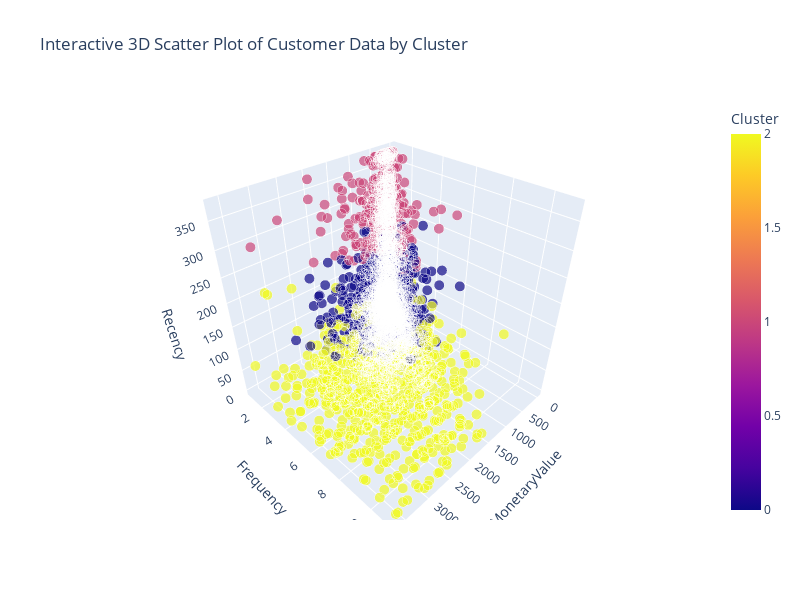

Source (notebook cell):
### Code cell
import plotly.express as px

fig = px.scatter_3d(
    non_outliers_df,
    x='MonetaryValue',
    y='Frequency',
    z='Recency',
    color='Cluster',
    size='PointSize',
    size_max=10,
    color_discrete_map=cluster_colors,
    title='Interactive 3D Scatter Plot of Customer Data by Cluster'
)


fig.update_layout(width=800, height=600)
fig.show()

### Figure 1 — Plotly figure (JSON) as saved in the notebook; plotly's stock layout.template omitted (floating-point values rounded to 4 significant figures; data arrays with more than 128 entries replaced by an {"elided": "..."} marker saying what was removed)
{"data": [{"hovertemplate": "MonetaryValue=%{x}<br>Frequency=%{y}<br>Recency=%{z}<br>PointSize=%{marker.size}<br>Cluster=%{marker.color}<extra></extra>", "legendgroup": "", "marker": {"color": {"elided": "3863 int values"}, "coloraxis": "coloraxis", "size": {"elided": "3863 int values"}, "sizemode": "area", "sizeref": 0.1, "symbol": "circle"}, "mode": "markers", "name": "", "scene": "scene", "showlegend": false, "type": "scatter3d", "x": {"elided": "3863 float values"}, "y": {"elided": "3863 int values"}, "z": {"elided": "3863 int values"}}], "layout": {"coloraxis": {"colorbar": {"title": {"text": "Cluster"}}, "colorscale": [[0, "#0d0887"], [0.1111, "#46039f"], [0.2222, "#7201a8"], [0.3333, "#9c179e"], [0.4444, "#bd3786"], [0.5556, "#d8576b"], [0.6667, "#ed7953"], [0.7778, "#fb9f3a"], [0.8889, "#fdca26"], [1, "#f0f921"]]}, "height": 600, "legend": {"itemsizing": "constant", "tracegroupgap": 0}, "scene": {"domain": {"x": [0, 1], "y": [0, 1]}, "xaxis": {"title": {"text": "MonetaryValue"}}, "yaxis": {"title": {"text": "Frequency"}}, "zaxis": {"title": {"text": "Recency"}}}, "title": {"text": "Interactive 3D Scatter Plot of Customer Data by Cluster"}, "width": 800}}
